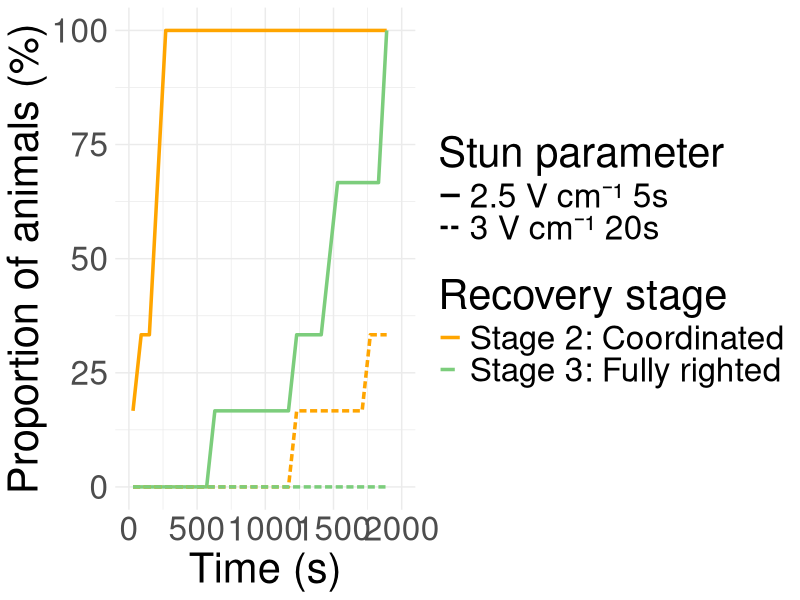
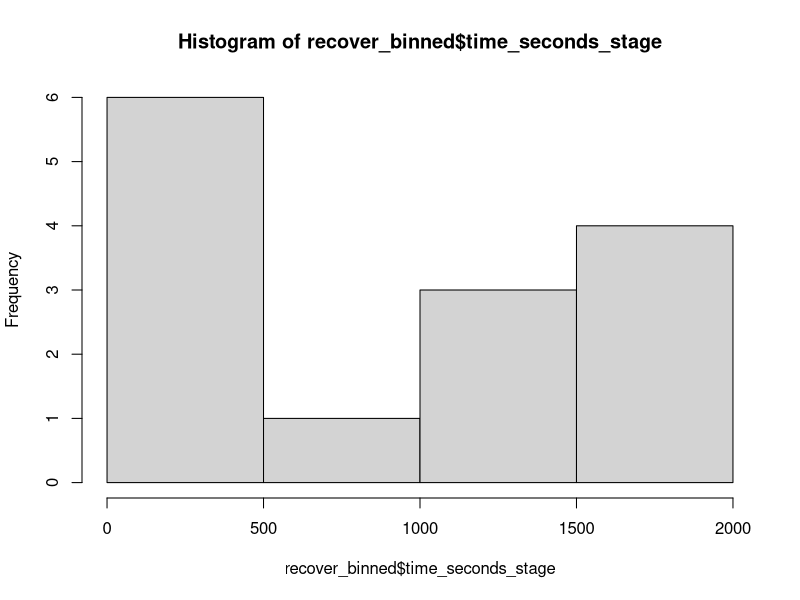
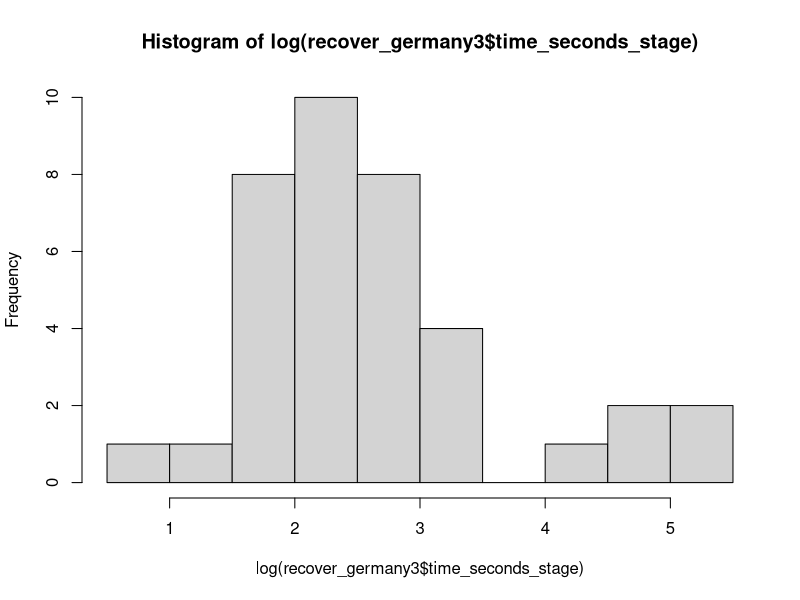

These figures' R source, in order:
####Buckieburn graphs - recovery in shrimp that were either stunned:
###at 3V for 20 seconds ("irreversible") n=6
###at 2.5V for 5 seconds ("reversible") n=6
###Experiments conducted on 10th and 11th of December 2025 at Nigel Bromage Research Centre
###animal recovery was observed (in person, and with video) after stunning for 30minutes
###stage 1 = immobile (y/n), stage 2=uncoordinated movement, stage 3 =coordinated and stage 4=completely righted/full recovery
####for the paper, we changed stages to 1=immobile, 2=coordinated, 3=righted


####3v animals - none of them completely righted, 2 got to coordinated but died around approx 2hrs
###2.5 animals all righted within half hour-time to right graph

library(ggplot2)
library(ggpubr)
library(tidyverse)
library(dplyr)
library(stringr)


#setwd
recover<-read.csv("main_behaviour.csv")
summary(recover)
recover$time_seconds_stage<-as.numeric(recover$time_seconds_stage)
recover$stun_parameter<-as.factor(recover$stun_parameter)
recover$animal_id<-as.factor(recover$animal_id)

#####1s data
recover_germany<-read.csv("germany_recover_jasmine.csv")
summary(recover_germany)
recover_germany$time_seconds_stage<-as.numeric(recover_germany$time_seconds_stage)
recover_germany$stun_parameter<-as.factor(recover_germany$stun_parameter)
recover_germany$animal_id<-as.factor(recover_germany$animal_id)


####Just stage 3 and 4
new_recover<-dplyr::filter(recover, !grepl("stage_2",recovery_stage))
new_recover_germany<-dplyr::filter(recover_germany, !grepl("stage_2",recovery_stage))
recover_2.5<-subset(new_recover,new_recover$stun_parameter=="2.5_5")
recover_3<-subset(new_recover,new_recover$stun_parameter=="3_20")
recover_1_2v<-subset(new_recover_germany,new_recover_germany$stun_parameter=="2_1")
recover_1_2.5v<-subset(new_recover_germany,new_recover_germany$stun_parameter=="2.5_1")




###############newist version

library(dplyr)
library(tidyr)
library(ggplot2)
library(zoo)

# Step 1: Define bins
max_time <- max(new_recover$time_seconds_stage, na.rm = TRUE)
breaks   <- seq(0, max_time + 60, by = 60)

# Step 2: Assign bins
recover_binned <- new_recover %>%
  mutate(time_bin = cut(time_seconds_stage, breaks = breaks, right = FALSE))

# Step 3: Grid per stun_parameter
grid <- expand.grid(
  animal_id = unique(recover_binned$animal_id),
  time_bin  = levels(recover_binned$time_bin),
  stun_parameter = unique(recover_binned$stun_parameter)
)

recover_ff <- grid %>%
  left_join(recover_binned, by = c("animal_id","time_bin","stun_parameter")) %>%
  group_by(stun_parameter, animal_id) %>%
  arrange(animal_id, time_bin) %>%
  mutate(recovery_stage = zoo::na.locf(recovery_stage, na.rm = FALSE)) %>%
  ungroup()

# Step 4: Correct denominators: distinct animals per stun_parameter
total_animals <- new_recover %>%
  group_by(stun_parameter) %>%
  summarise(n = n_distinct(animal_id), .groups="drop")

# Step 5: Proportions per stage per bin per stun_parameter
plot_data <- recover_ff %>%
  group_by(stun_parameter, time_bin, recovery_stage) %>%
  summarise(proportion = n_distinct(animal_id) /
              total_animals$n[match(stun_parameter,total_animals$stun_parameter)] * 100,
            .groups="drop") %>%
  complete(time_bin, recovery_stage = paste0("stage_",3:4),
           stun_parameter, fill = list(proportion=0)) %>%
  mutate(proportion = tidyr::replace_na(proportion,0)) %>%
  separate(time_bin, into=c("start","end"), sep=",", remove=FALSE) %>%
  mutate(start = as.numeric(gsub("\\[|\\(|\\]", "", start)),
         end   = as.numeric(gsub("\\[|\\)|\\]", "", end)),
         time_mid = (start+end)/2) %>%
  filter(!is.na(recovery_stage))

# Step 6: Carry forward 100% once reached (flat line to end of time axis)
plot_data <- plot_data %>%
  group_by(recovery_stage, stun_parameter) %>%
  arrange(time_mid) %>%
  mutate(
    first_full = ifelse(proportion == 100, time_mid, NA_real_),
    cutoff     = suppressWarnings(min(first_full, na.rm = TRUE)),
    proportion = ifelse(!is.infinite(cutoff) & time_mid >= cutoff, 100, proportion)
  ) %>%
  ungroup()

# Step 7: Plot
both<-ggplot(plot_data, aes(x = time_mid, y = proportion,
                      group = interaction(recovery_stage, stun_parameter))) +
  geom_line(aes(color = recovery_stage, linetype = stun_parameter), size = 1.2) +
  labs(x = "Time (s)", y = "Proportion of animals (%)",
       color = "Recovery stage", linetype = "Stun parameter")+
  theme_minimal() +
  guides(
    color    = guide_legend(override.aes = list(linetype = c("solid","dashed"))),
  )+
    scale_color_manual(values = c("orange","palegreen3"),
                     labels = c("stage_3"="Stage 2: Coordinated","stage_4"="Stage 3: Fully righted")) +
  scale_linetype_manual(values  = c("2.5_5"="solid","3_20"="21"), labels=c("2.5_5"="2.5 V cm⁻¹ 5s", "3_20"="3 V cm⁻¹ 20s")) +
  ylim(0,100) + xlim(0,2000)+
  theme(text = element_text(size = 30),
        axis.text.x = element_text(angle = 0, hjust = 0.5))
both
#ggsave(filename = "recovery_behaviour3.png", plot = both, width = 14, height = 10, dpi = 300)


###analysis####
summary_tbl <- recover_binned%>%
  group_by(stun_parameter, recovery_stage) %>%
  summarise(
    mean = mean(time_seconds_stage, na.rm = TRUE),
    sd   = sd(time_seconds_stage, na.rm = TRUE),
    n          = n()
  )

recover_binned$time_seconds_stage<-as.numeric(recover_binned$time_seconds_stage)
recover_binned$stun_parameter<-as.factor(recover_binned$stun_parameter)

hist(recover_binned$time_seconds_stage)


behaviour<- glm(time_seconds_stage~ recovery_stage+stun_parameter, data = recover_binned)
summary(behaviour)

#stage 3 takes signifcantly longer in 3v animals compared to 2v animals.
###stage 4 takes signifcantly longer than stage 3 for
##very high deviance, again poor model fit due to missing stage 4 data as animals never reached stage 4 for 3v

#Call:
#  glm(formula = time_seconds_stage ~ stun_para_recover, data = recover_binned)

#Coefficients:
#  Estimate Std. Error t value Pr(>|t|)    
#(Intercept)                       179.7      143.3   1.254  0.23586    
#stun_para_recover2.5_5_stage_4   1256.0      202.6   6.198 6.73e-05 ***
#  stun_para_recover3_20_stage_3    1303.8      286.6   4.550  0.00083 ***
#  ---
#  Signif. codes:  0 ‘***’ 0.001 ‘**’ 0.01 ‘*’ 0.05 ‘.’ 0.1 ‘ ’ 1

#(Dispersion parameter for gaussian family taken to be 123179.9)

#Null deviance: 6870588  on 13  degrees of freedom
#Residual deviance: 1354979  on 11  degrees of freedom
#(10 observations deleted due to missingness)
#AIC: 208.45



#####average time to stage table
recover_germany<-read.csv("germany_recover_jasmine.csv")
summary(recover_germany)
recover_germany$time_seconds_stage<-as.numeric(recover_germany$time_seconds_stage)
recover_germany$stun_parameter<-as.factor(recover_germany$stun_parameter)
recover_germany$animal_id<-as.factor(recover_germany$animal_id)

recover_germany2<-subset(recover_germany, recover_germany$location=="germany")
recover_germany3 <- recover_germany2 %>% filter(!is.na(time_seconds_stage))
recover_germany3$time_seconds_stage<-as.numeric(recover_germany3$time_seconds_stage)

summary_table <- recover_germany3 %>%
  group_by(recovery_stage, stun_parameter) %>%
  summarise(
    mean_time = mean(time_seconds_stage, na.rm = TRUE),
    sd_time   = sd(time_seconds_stage, na.rm = TRUE),
    range_time = range(time_seconds_stage, na.rm = TRUE),
    count_individuals = n()
  )


hist(log(recover_germany3$time_seconds_stage))

behaviour_germany<- glm(time_seconds_stage~ recovery_stage+stun_parameter, data = recover_germany3)
summary(behaviour_germany)


#Call:
#glm(formula = time_seconds_stage ~ recovery_stage + stun_parameter, 
 #  data = recover_germany3)

#Coefficients:
#  Estimate Std. Error t value Pr(>|t|)   
#(Intercept)              20.02      10.02   1.998  0.05313 . 
#recovery_stagestage_4    35.45      11.57   3.063  0.00407 **
#  stun_parameter2_1       -24.45      11.57  -2.112  0.04146 * 
#  ---
#  Signif. codes:  0 ‘***’ 0.001 ‘**’ 0.01 ‘*’ 0.05 ‘.’ 0.1 ‘ ’ 1

#(Dispersion parameter for gaussian family taken to be 1339.647)

#Null deviance: 68112  on 39  degrees of freedom
#Residual deviance: 49567  on 37  degrees of freedom
#AIC: 406.4

#Number of Fisher Scoring iterations: 2

